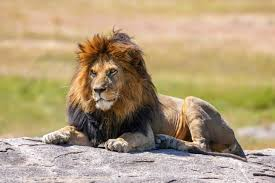
#> input picture HTML CODE/lion.jpg, 275 x 183 px, given in place of Sunflower.jpg, which was not available
$ python edge_detection_filtering_cv.py   (older library calls are emulated)
#> lines starting #> are read from the running program, lines starting #| are printed output that depends on the picture; pictures that were not available may be replaced by others from this repository, and a replacement may not be noted
import cv2
import numpy as np
import matplotlib.pyplot as plt
def display_image(image, title):
    plt.figure(figsize=(8,8))
    if len(image.shape)==2:
        plt.imshow(image, cmap='gray')
    else:
        plt.imshow(cv2.cvtColor(image, cv2.COLOR_BGR2RGB))
    plt.title(title)
    plt.axis('off')
    plt.show()

def interactive_edge_detection(image_path):
#> called with image_path = 'Sunflower.jpg'
    image=cv2.imread(image_path)
#> image is the input picture: shape (183, 275, 3); mean B, G, R 124, 157.4, 177.8
    if image is None:
        print("Error: Image not found.")
        return
    gray_image=cv2.cvtColor(image, cv2.COLOR_BGR2GRAY)
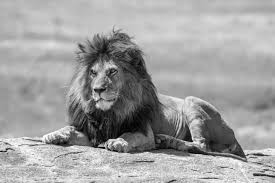
#> gray_image: shape (183, 275); min 0, max 253, mean 159.7
    display_image(gray_image, "Grayscale Image")

    print("select an opton")
    print("1. sobel edge detection")
    print("2. canny edge detection")
    print("3. laplacian edge detection")
    print("4.gaussian smoothing")
    print("5. median smoothing")
    print("6. exit")

    while True:
        choice=input("Enter your choice: (1-6)")
        if choice=="1":
            sobel_x=cv2.Sobel(gray_image, cv2.CV_64F,1,0,ksize=3)
            sobel_y=cv2.Sobel(gray_image, cv2.CV_64F,0,1,ksize=3)
            combined_sobel=cv2.bitwise_or(sobel_x.astype(np.uint8), sobel_y.astype(np.uint8))
            display_image(combined_sobel, "Sobel Edge Detection")
        elif choice=="2":
            print("Enter lower and upper thresholds for Canny edge detection default is (100- 200):")
            lower_thresh=int(input("Lower threshold: "))
            upper_thresh=int(input("Upper threshold: "))
            edge=cv2.Canny(gray_image, lower_thresh, upper_thresh)
            display_image(edge, "Canny Edge Detection")
        elif choice=="3":
            lapplacian=cv2.Laplacian(gray_image, cv2.CV_64F)
            display_image(np.abs(lapplacian).astype(np.uint8),"Laplacian Edge Detection")
        elif choice=="4":
            print("enter kernel size for gaussian smoothing (must be an odd number default is 5):")
            kernel_size=int(input("Kernel size: odd number: "))
            blur=cv2.GaussianBlur(image,(kernel_size, kernel_size),0)
            display_image(blur, "Gaussian Smoothing")
        elif choice=="5":
            print("enter kernel size for median filtering (must be an odd number default is 5):")
            kernel_size=int(input("Kernel size: odd number: "))
            median_filtered=cv2.medianBlur(image, kernel_size)
            display_image(median_filtered, "Median Smoothing")
        elif choice=="6":
            print("Exiting...")
            break
        else:
            print("Invalid choice. Please enter a number between 1 and 6.")
#> this loop made 7 passes; the answer given on pass 1: 1
#> pass 1, in interactive_edge_detection, `sobel_x=cv2.Sobel(gray_image, cv2.CV_64F,1,0,ksize=3)`:
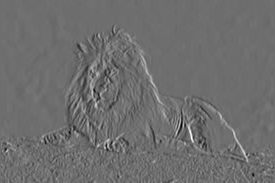
#> sobel_x: shape (183, 275) float64; min -611, max 800, mean 0.1; drawn with min black and max white
#> pass 1, in interactive_edge_detection, `sobel_y=cv2.Sobel(gray_image, cv2.CV_64F,0,1,ksize=3)`:
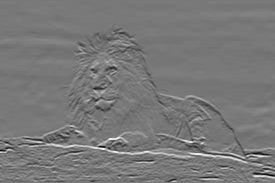
#> sobel_y: shape (183, 275) float64; min -766, max 850, mean 0.3; drawn with min black and max white
#> pass 1, in interactive_edge_detection, `combined_sobel=cv2.bitwise_or(sobel_x.astype(np.uint8), sobel_y.astype..`:
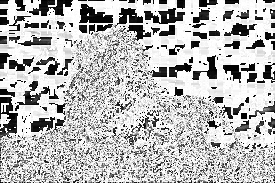
#> combined_sobel: shape (183, 275); min 0, max 255, mean 184
#> (the run stopped early here; a loop or call above may not have finished)
